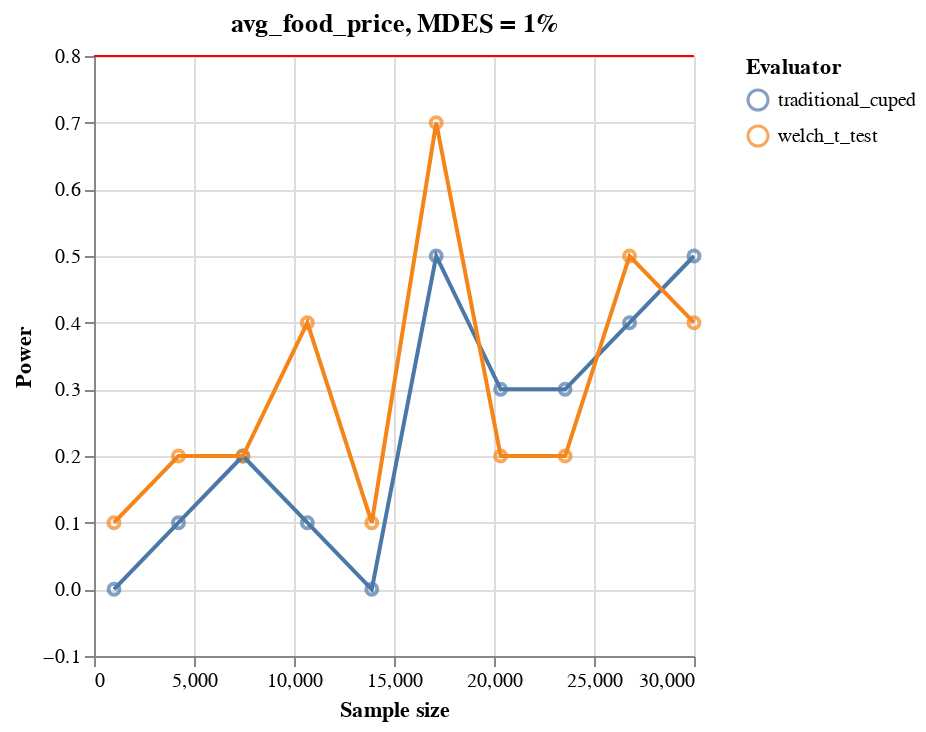

This figure's notebook cell:
### Code cell
evaluators = [welch_t_test, traditional_cuped]

results = []
for metric in METRICS:

    cols = ['id', metric, f'{metric}_pre']
    data = df[cols].dropna(subset=[metric])

    eval = ro.Simulator(
        df=data,
        metrics=[metric],
        evaluators=evaluators,
        sample_min=1000,
        sample_max=30_000,
        num_steps=10,
        mdes=[0.01],
        num_runs=10,
        # sample_timestamps=False,
        # alpha=0.05,
        # random_seed=2312,
        verbose=False,
    )
    result = eval.run()
    results.append(result)
    # print(result.data.head())
    result.plot().display()

### Figure 1 — Vega-Lite specification as saved in the notebook (floating-point values rounded to 4 significant figures)
{"config": {"view": {"continuousWidth": 300, "continuousHeight": 300}}, "vconcat": [{"layer": [{"mark": {"type": "point"}, "encoding": {"color": {"field": "evaluator", "legend": {"title": "Evaluator"}, "type": "nominal"}, "x": {"axis": {"title": "Sample size"}, "field": "sample_size", "type": "quantitative"}, "y": {"axis": {"title": "Power"}, "field": "power", "type": "quantitative"}}}, {"mark": {"type": "line"}, "encoding": {"color": {"field": "evaluator", "legend": {"title": "Evaluator"}, "type": "nominal"}, "x": {"axis": {"title": "Sample size"}, "field": "sample_size", "type": "quantitative"}, "y": {"axis": {"title": "Power"}, "field": "power", "type": "quantitative"}}, "transform": [{"loess": "power", "on": "sample_size", "groupby": ["evaluator"]}]}, {"data": {"name": "data-6817646fae2f8ee42a1493d6bbb9955f"}, "mark": {"type": "rule", "color": "red"}, "encoding": {"y": {"axis": {"title": ""}, "field": "a", "type": "quantitative"}}, "transform": [{"calculate": "0.8", "as": "a"}]}], "title": "avg_food_price, MDES = 1%"}], "data": {"name": "data-6817646fae2f8ee42a1493d6bbb9955f"}, "$schema": "https://vega.github.io/schema/vega-lite/v5.15.1.json", "datasets": {"data-6817646fae2f8ee42a1493d6bbb9955f": [{"metric": "avg_food_price", "evaluator": "traditional_cuped", "sample_size": 1000, "mdes": 0.01, "power": 0.0}, {"metric": "avg_food_price", "evaluator": "traditional_cuped", "sample_size": 4222, "mdes": 0.01, "power": 0.1}, {"metric": "avg_food_price", "evaluator": "traditional_cuped", "sample_size": 7444, "mdes": 0.01, "power": 0.2}, {"metric": "avg_food_price", "evaluator": "traditional_cuped", "sample_size": 10667, "mdes": 0.01, "power": 0.1}, {"metric": "avg_food_price", "evaluator": "traditional_cuped", "sample_size": 13889, "mdes": 0.01, "power": 0.0}, {"metric": "avg_food_price", "evaluator": "traditional_cuped", "sample_size": 17111, "mdes": 0.01, "power": 0.5}, {"metric": "avg_food_price", "evaluator": "traditional_cuped", "sample_size": 20333, "mdes": 0.01, "power": 0.3}, {"metric": "avg_food_price", "evaluator": "traditional_cuped", "sample_size": 23556, "mdes": 0.01, "power": 0.3}, {"metric": "avg_food_price", "evaluator": "traditional_cuped", "sample_size": 26778, "mdes": 0.01, "power": 0.4}, {"metric": "avg_food_price", "evaluator": "traditional_cuped", "sample_size": 30000, "mdes": 0.01, "power": 0.5}, {"metric": "avg_food_price", "evaluator": "welch_t_test", "sample_size": 1000, "mdes": 0.01, "power": 0.1}, {"metric": "avg_food_price", "evaluator": "welch_t_test", "sample_size": 4222, "mdes": 0.01, "power": 0.2}, {"metric": "avg_food_price", "evaluator": "welch_t_test", "sample_size": 7444, "mdes": 0.01, "power": 0.2}, {"metric": "avg_food_price", "evaluator": "welch_t_test", "sample_size": 10667, "mdes": 0.01, "power": 0.4}, {"metric": "avg_food_price", "evaluator": "welch_t_test", "sample_size": 13889, "mdes": 0.01, "power": 0.1}, {"metric": "avg_food_price", "evaluator": "welch_t_test", "sample_size": 17111, "mdes": 0.01, "power": 0.7}, {"metric": "avg_food_price", "evaluator": "welch_t_test", "sample_size": 20333, "mdes": 0.01, "power": 0.2}, {"metric": "avg_food_price", "evaluator": "welch_t_test", "sample_size": 23556, "mdes": 0.01, "power": 0.2}, {"metric": "avg_food_price", "evaluator": "welch_t_test", "sample_size": 26778, "mdes": 0.01, "power": 0.5}, {"metric": "avg_food_price", "evaluator": "welch_t_test", "sample_size": 30000, "mdes": 0.01, "power": 0.4}]}}
